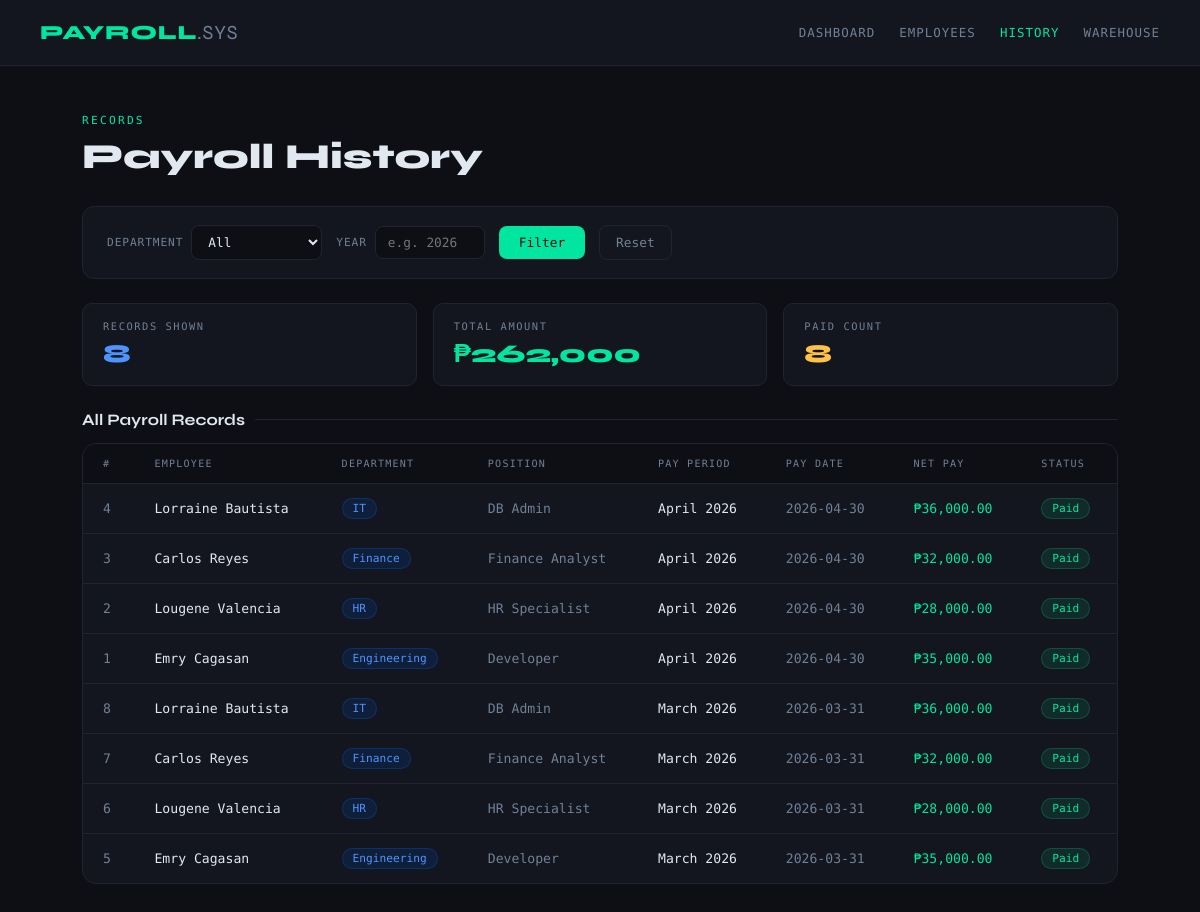
/payroll_history.php, run on the app's committed database.
### tables this page shows
CREATE TABLE IF NOT EXISTS payroll (
    payroll_id  INT            NOT NULL AUTO_INCREMENT,
    employee_id INT            NOT NULL,
    amount_paid DECIMAL(10,2)  NOT NULL,
    pay_date    DATE           NOT NULL,
    pay_period  VARCHAR(50)    NOT NULL,
    status      VARCHAR(20)    NOT NULL DEFAULT 'Pending',
    PRIMARY KEY (payroll_id),
    FOREIGN KEY (employee_id) REFERENCES employees(employee_id)
        ON UPDATE CASCADE ON DELETE RESTRICT
);

CREATE TABLE IF NOT EXISTS departments (
    department_id   INT          NOT NULL AUTO_INCREMENT,
    department_name VARCHAR(100) NOT NULL,
    location        VARCHAR(100),
    PRIMARY KEY (department_id)
);

CREATE TABLE IF NOT EXISTS employees (
    employee_id   INT            NOT NULL AUTO_INCREMENT,
    first_name    VARCHAR(50)    NOT NULL,
    last_name     VARCHAR(50)    NOT NULL,
    email         VARCHAR(100)   NOT NULL UNIQUE,
    position      VARCHAR(100),
    salary        DECIMAL(10,2)  NOT NULL DEFAULT 0.00,
    hire_date     DATE           NOT NULL,
    department_id INT            NOT NULL,
    version       INT            NOT NULL DEFAULT 0,
    PRIMARY KEY (employee_id),
    FOREIGN KEY (department_id) REFERENCES departments(department_id)
        ON UPDATE CASCADE ON DELETE RESTRICT
);

### payroll_history.php (the view, shortened to what this page needs)
<?php include 'config/database.php'; ?>
<!DOCTYPE html>
<html lang="en">
<head>
</head>
<body>
<div class="topbar">
    <a href="dashboard.php" class="topbar-brand">PAYROLL<span>.SYS</span></a>
    <nav class="topbar-nav">
        <a href="dashboard.php">Dashboard</a>
        <a href="employees/index.php">Employees</a>
        <a href="payroll_history.php" class="active">History</a>
        <a href="warehouse/index.php">Warehouse</a>
    </nav>
</div>
<div class="main">
    <div class="page-header">
        <div class="page-label">Records</div>
        <h1 class="page-title">Payroll History</h1>
    </div>
    <div class="filter-bar">
        <form method="GET" action="payroll_history.php">
            <div class="filter-group">
                <span class="filter-label">Department</span>
                <select name="department">
                    <option value="">All</option>
                </select>
            </div>
            <div class="filter-group">
                <span class="filter-label">Year</span>
                <input type="number" name="year" placeholder="e.g. 2026" value="<?= htmlspecialchars($_GET['year'] ?? '') ?>">
            </div>
            <button type="submit" class="btn-filter">Filter</button>
            <a href="payroll_history.php" class="btn-reset">Reset</a>
        </form>
    </div>
    <?php
    $where  = [];
    $params = [];
    $whereSQL = count($where) ? "WHERE " . implode(" AND ", $where) : "";
    $sql = "
        SELECT p.payroll_id,
               CONCAT(e.first_name,' ',e.last_name) AS employee_name,
               d.department_name, e.position,
               p.pay_period, p.pay_date, p.amount_paid, p.status
        FROM payroll p
        JOIN employees   e ON p.employee_id   = e.employee_id
        JOIN departments d ON e.department_id = d.department_id
        $whereSQL
        ORDER BY p.pay_date DESC, p.payroll_id DESC
    ";
    $stmt2 = $pdo->prepare($sql);
    $stmt2->execute($params);
    $rows = $stmt2->fetchAll();
    $total_records = count($rows);
    $total_amount  = array_sum(array_column($rows, 'amount_paid'));
    $paid_count    = count(array_filter($rows, fn($r) => $r['status'] === 'Paid'));
    ?>
    <div class="stats">
        <div class="stat"><div class="stat-label">Records Shown</div><div class="stat-value blue"><?= $total_records ?></div></div>
        <div class="stat"><div class="stat-label">Total Amount</div><div class="stat-value green">₱<?= number_format($total_amount, 0) ?></div></div>
        <div class="stat"><div class="stat-label">Paid Count</div><div class="stat-value amber"><?= $paid_count ?></div></div>
    </div>
    <div class="section-title">All Payroll Records</div>
    <div class="table-wrap">
        <table>
            <thead>
                <tr>
                    <th>#</th><th>Employee</th><th>Department</th>
                    <th>Position</th><th>Pay Period</th><th>Pay Date</th>
                    <th>Net Pay</th><th>Status</th>
                </tr>
            </thead>
            <tbody>
            <?php if (empty($rows)): ?>
                <tr><td colspan="8">
                    <div class="empty">
                        <div class="empty-icon">📋</div>
                        <div class="empty-title">No records found</div>
                        <div>Process a payment from the Employees page to see records here.</div>
                    </div>
                </td></tr>
            <?php else: foreach ($rows as $r): ?>
                <tr>
                    <td style="color:var(--text-dim)"><?= $r['payroll_id'] ?></td>
                    <td style="font-weight:500"><?= htmlspecialchars($r['employee_name']) ?></td>
                    <td><span class="dept-pill"><?= htmlspecialchars($r['department_name']) ?></span></td>
                    <td style="color:var(--text-dim)"><?= htmlspecialchars($r['position']) ?></td>
                    <td><?= htmlspecialchars($r['pay_period']) ?></td>
                    <td style="color:var(--text-dim)"><?= $r['pay_date'] ?></td>
                    <td class="amount">₱<?= number_format($r['amount_paid'], 2) ?></td>
                    <td><span class="badge <?= $r['status'] === 'Paid' ? 'badge-paid' : 'badge-pending' ?>"><?= $r['status'] ?></span></td>
                </tr>
            <?php endforeach; endif; ?>
            </tbody>
        </table>
    </div>
</div>
</body>
</html>

### payroll_history.php (style rules this page uses)
*, *::before, *::after { box-sizing: border-box; margin: 0; padding: 0; }
:root { --bg: #0d0f14; --surface: #13161e; --border: #1f2430; --accent: #00e5a0; --accent2: #0066ff; --text: #e2e8f0; --text-dim: #718096; --warn: #ffc247; --danger: #ff4d6d; }
body { background: var(--bg); color: var(--text); font-family: 'DM Mono', monospace; min-height: 100vh; }
.topbar { display: flex; align-items: center; justify-content: space-between; padding: 20px 40px; border-bottom: 1px solid var(--border); background: var(--surface); position: sticky; top: 0; z-index: 50; }
.topbar-brand { font-family: 'Syne', sans-serif; font-weight: 800; font-size: 1.25rem; letter-spacing: .04em; color: var(--accent); text-decoration: none; }
.topbar-brand span { color: var(--text-dim); font-weight: 400; }
.topbar-nav { display: flex; gap: 24px; }
.topbar-nav a { color: var(--text-dim); text-decoration: none; font-size: .78rem; letter-spacing: .08em; text-transform: uppercase; transition: color .2s; }
.topbar-nav a:hover, .topbar-nav a.active { color: var(--accent); }
.main { max-width: 1100px; margin: 0 auto; padding: 48px 32px; }
.page-header { margin-bottom: 28px; }
.page-label { font-size: .7rem; letter-spacing: .2em; text-transform: uppercase; color: var(--accent); margin-bottom: 8px; }
.page-title { font-family: 'Syne', sans-serif; font-size: 2.2rem; font-weight: 800; }
.filter-bar { background: var(--surface); border: 1px solid var(--border); border-radius: 12px; padding: 18px 24px; margin-bottom: 24px; }
.filter-bar form { display: flex; align-items: center; gap: 14px; flex-wrap: wrap; }
.filter-group { display: flex; align-items: center; gap: 8px; }
.filter-label { font-size: .7rem; color: var(--text-dim); text-transform: uppercase; letter-spacing: .08em; white-space: nowrap; }
select, input[type="number"] { background: var(--bg); border: 1px solid var(--border); border-radius: 8px; padding: 8px 12px; color: var(--text); font-family: 'DM Mono', monospace; font-size: .8rem; outline: none; transition: border-color .2s; }
select option { background: var(--surface); }
input[type="number"] { width: 110px; }
.btn-filter { padding: 9px 20px; background: var(--accent); color: #0d0f14; border: none; border-radius: 8px; font-family: 'DM Mono', monospace; font-size: .8rem; font-weight: 500; cursor: pointer; transition: background .2s; }
.btn-reset { padding: 9px 16px; background: transparent; color: var(--text-dim); border: 1px solid var(--border); border-radius: 8px; font-family: 'DM Mono', monospace; font-size: .8rem; cursor: pointer; text-decoration: none; transition: all .2s; }
.stats { display: flex; gap: 16px; margin-bottom: 24px; flex-wrap: wrap; }
.stat { flex: 1; min-width: 120px; background: var(--surface); border: 1px solid var(--border); border-radius: 10px; padding: 16px 20px; }
.stat-label { font-size: .65rem; letter-spacing: .15em; text-transform: uppercase; color: var(--text-dim); margin-bottom: 6px; }
.stat-value { font-family: 'Syne', sans-serif; font-size: 1.6rem; font-weight: 800; }
.green { color: var(--accent); }
.blue { color: #4d94ff; }
.amber { color: var(--warn); }
.section-title { font-family: 'Syne', sans-serif; font-size: 1rem; font-weight: 700; margin-bottom: 14px; display: flex; align-items: center; gap: 10px; }
.section-title::after { content: ''; flex: 1; height: 1px; background: var(--border); }
.table-wrap { background: var(--surface); border: 1px solid var(--border); border-radius: 14px; overflow: hidden; }
table { width: 100%; border-collapse: collapse; font-size: .82rem; }
thead tr { background: var(--bg); border-bottom: 1px solid var(--border); }
th { padding: 14px 20px; text-align: left; font-size: .63rem; letter-spacing: .12em; text-transform: uppercase; color: var(--text-dim); font-weight: 500; }
tbody tr { border-bottom: 1px solid var(--border); transition: background .15s; }
tbody tr:last-child { border-bottom: none; }
td { padding: 14px 20px; vertical-align: middle; }
.badge { display: inline-block; padding: 3px 10px; border-radius: 20px; font-size: .7rem; font-weight: 500; }
.badge-paid { background: rgba(0,229,160,.1); color: var(--accent); border: 1px solid rgba(0,229,160,.2); }
.dept-pill { display: inline-block; padding: 3px 10px; border-radius: 20px; font-size: .7rem; background: rgba(0,102,255,.12); color: #4d94ff; border: 1px solid rgba(0,102,255,.25); }
.amount { color: var(--accent); }

### data on the page
payroll: payroll_id "4", employee_name "Lorraine Bautista", departments.department_name "IT", employee.position "DB Admin", pay_period "April 2026", pay_date "2026-04-30", amount_paid "36,000.00", status "Paid"
payroll: payroll_id "3", employee_name "Carlos Reyes", departments.department_name "Finance", employee.position "Finance Analyst", pay_period "April 2026", pay_date "2026-04-30", amount_paid "32,000.00", status "Paid"
payroll: payroll_id "2", employee_name "Lougene Valencia", departments.department_name "HR", employee.position "HR Specialist", pay_period "April 2026", pay_date "2026-04-30", amount_paid "28,000.00", status "Paid"
payroll: payroll_id "1", employee_name "Emry Cagasan", departments.department_name "Engineering", employee.position "Developer", pay_period "April 2026", pay_date "2026-04-30", amount_paid "35,000.00", status "Paid"
payroll: payroll_id "8", employee_name "Lorraine Bautista", departments.department_name "IT", employee.position "DB Admin", pay_period "March 2026", pay_date "2026-03-31", amount_paid "36,000.00", status "Paid"
payroll: payroll_id "7", employee_name "Carlos Reyes", departments.department_name "Finance", employee.position "Finance Analyst", pay_period "March 2026", pay_date "2026-03-31", amount_paid "32,000.00", status "Paid"
payroll: payroll_id "6", employee_name "Lougene Valencia", departments.department_name "HR", employee.position "HR Specialist", pay_period "March 2026", pay_date "2026-03-31", amount_paid "28,000.00", status "Paid"
payroll: payroll_id "5", employee_name "Emry Cagasan", departments.department_name "Engineering", employee.position "Developer", pay_period "March 2026", pay_date "2026-03-31", amount_paid "35,000.00", status "Paid"

### other printed values
$total_records "8"
$total_amount "262,000"
$paid_count "8"
